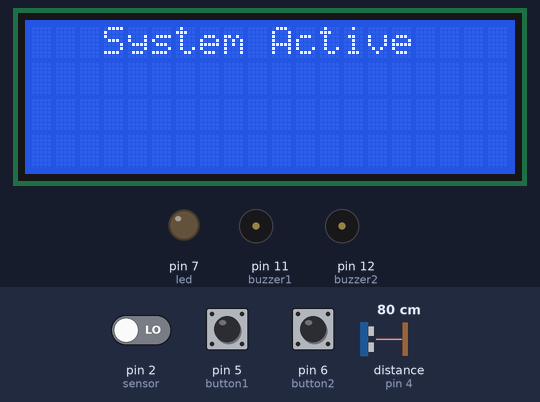
Simulated run of this sketch. Board: Arduino Uno, built with avr-gcc and run on an emulated ATmega328P. On the bench: 20×4 character LCD, output pins drawn as LEDs (lit = HIGH), buzzer (waves = sounding, pin HIGH). Wiring (inferred from the names in the program): ultrasonic range finder: trigger pin 3; echo pin 4. The test bench sets the inputs (shaded band); at power-on: distance to the obstacle (sensor on pin 4) 80 cm, pin 2 (sensor) LOW, pin 5 (button1) HIGH, pin 6 (button2) HIGH. The echo pulse lasts 58.3 µs per cm; pins used as bus, display or sensor lines are not drawn; what the sketch prints to the serial monitor is not drawn.

Above: at 1.2 s.
1.3 s: distance to the obstacle (sensor on pin 4) set to 9 cm
4.3 s: pin 2 (sensor) driven HIGH
At 5.9 s:
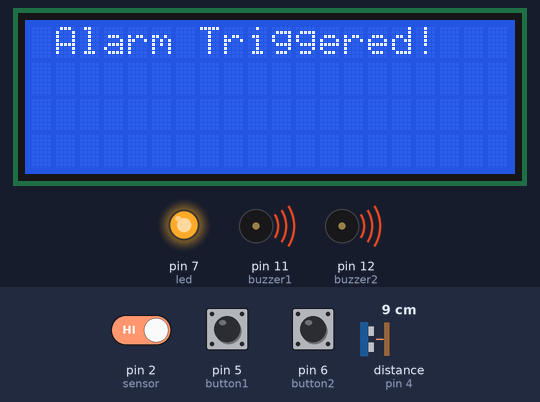
At 15.5 s:
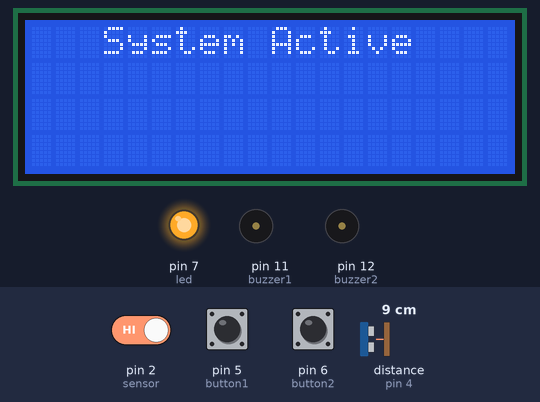
Timing chart, 0 to 16.0 s (numbered marks = the images above; inputs shaded):
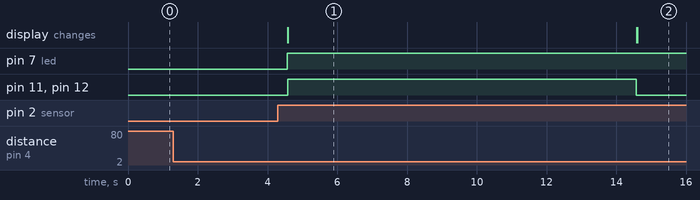

Measured:
- after the input at 1.3 s, every drawn part: stays the same
- after the input at 4.3 s, pin 7 (led): LOW → HIGH after 0.26 s; pin 11 (buzzer1), pin 12 (buzzer2): LOW → HIGH after 0.28 s, → LOW 10.0 s later; the display: changes after 0.28 s (image 1)
- what the display in image 1 shows lasts 10.0 s, from 4.6 s to 14.6 s

The sketch:

motion_rad_edited.ino
```cpp
#include <Wire.h>
#include <LiquidCrystal_I2C.h>

LiquidCrystal_I2C lcd(0x27, 20, 4);  // set the LCD address to 0x27 for a 16 chars and 2 line display

// Ultrasound initialize
const int trigPin = 3;
const int echoPin = 4;
float duration, distance;

// PIR initialize
int sensor = 2;              // the pin that the sensor is attached to
int state = LOW;             // by default, no motion detected
int val = 0;                 // variable to store the sensor status (value)

// Buzzers initialize
int buzzer1 = 11;
int buzzer2 = 12;

// Push buttons and LED
const int button1 = 5;    // Pin for the first push button
const int button2 = 6;    // Pin for the second push button
const int led = 7;        // Pin for LED indicator

bool systemEnabled = true;  // Variable to keep track of whether the detection system is enabled

void detect() {
  lcd.setCursor(1, 0);
  lcd.print("Alarm Triggered!");
  digitalWrite(buzzer1, HIGH);
  digitalWrite(buzzer2, HIGH);
  delay(10000);
  digitalWrite(buzzer1, LOW);
  digitalWrite(buzzer2, LOW);
}

void setup() {
  pinMode(sensor, INPUT);    // initialize sensor as an input
  pinMode(trigPin, OUTPUT);
  pinMode(echoPin, INPUT);

  pinMode(buzzer2, OUTPUT);
  pinMode(buzzer1, OUTPUT);

  pinMode(button1, INPUT_PULLUP); // Set button1 as input with internal pull-up resistor
  pinMode(button2, INPUT_PULLUP); // Set button2 as input with internal pull-up resistor
  pinMode(led, OUTPUT);           // Set LED pin as output

  Serial.begin(9600);        // initialize serial
  lcd.init();                // initialize the lcd
  lcd.backlight();
  lcd.setCursor(3, 0);
  lcd.print("System Active");
}

void loop() {
  // Check if any of the buttons are pressed to disable the system
  if (digitalRead(button1) == LOW || digitalRead(button2) == LOW) {
    systemEnabled = false;
    lcd.clear();
    lcd.setCursor(3, 0);
    lcd.print("System Disabled");
    digitalWrite(led, LOW);
    digitalWrite(buzzer1, LOW); // Turn off the buzzers if the system is disabled
    digitalWrite(buzzer2, LOW);
  } else {
    systemEnabled = true;
    lcd.clear();
    lcd.setCursor(3, 0);
    lcd.print("System Active");
  }

  // If the system is enabled, proceed with motion detection
  if (systemEnabled) {
    digitalWrite(trigPin, LOW);
    delayMicroseconds(5);
    digitalWrite(trigPin, HIGH);
    delayMicroseconds(10);
    digitalWrite(trigPin, LOW);

    duration = pulseIn(echoPin, HIGH);
    distance = (duration * 0.0343) / 2;

    Serial.print("Distance: ");
    Serial.println(distance);

    val = digitalRead(sensor);   // read sensor value
    if (val == HIGH) {           // check if the sensor is HIGH
      delay(100);                // delay 100 milliseconds

      if (state == LOW) {
        Serial.println("Motion detected!");

        state = HIGH;       // update variable state to HIGH

        if (distance <= 50){

          digitalWrite(led, HIGH);  // Turn on LED indicator
          detect();  // Call the detect function
          lcd.clear();
          lcd.setCursor(3, 0);

        }
      }
    }
    else {
      delay(200);             // delay 200 milliseconds

      if (state == HIGH) {
        Serial.println("Motion stopped!");
        state = LOW;       // update variable state to LOW
        lcd.clear();
        lcd.setCursor(3, 0);
        lcd.print("Motion Stopped!");
        digitalWrite(led, LOW);  // Turn off LED indicator
      }
    }
  }
}
```
